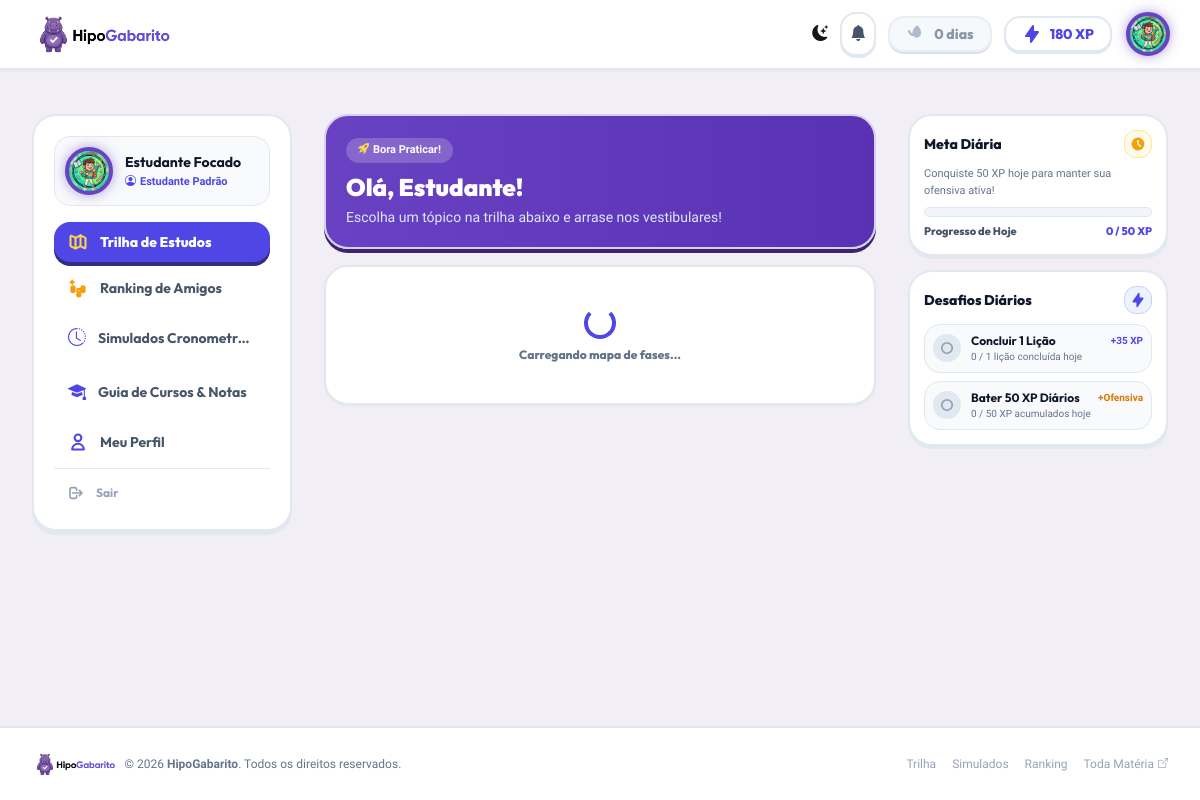
/dashboard.php (signed in), run on the app's committed database.
### tables this page shows
CREATE TABLE IF NOT EXISTS `users` (
    `id` INT AUTO_INCREMENT PRIMARY KEY,
    `name` VARCHAR(100) NOT NULL,
    `email` VARCHAR(150) NOT NULL UNIQUE,
    `password_hash` VARCHAR(255) NOT NULL,
    `avatar` VARCHAR(255) DEFAULT 'assets/img/default_avatar.jpg',
    `avatar_icon` VARCHAR(50) DEFAULT 'bi-person-circle',
    `avatar_frame` VARCHAR(50) DEFAULT 'frame-indigo',
    `xp` INT DEFAULT 0,
    `level` INT DEFAULT 1,
    `streak_days` INT DEFAULT 1,
    `last_active_date` DATE DEFAULT NULL,
    `hearts` INT DEFAULT 5,
    `max_hearts` INT DEFAULT 5,
    `role` ENUM('student', 'admin') DEFAULT 'student',
    `created_at` TIMESTAMP DEFAULT CURRENT_TIMESTAMP
);

### dashboard.php (the view, shortened to what the rows shown need)
<?php
require_once __DIR__ . '/config/db.php';
require_once __DIR__ . '/includes/header.php';
?>
    <link rel="stylesheet" href="assets/css/dashboard.css">
    <link rel="stylesheet" href="assets/css/lesson.css?v=<?= time() ?>">
    <main class="max-w-7xl mx-auto px-4 sm:px-6 lg:px-8 py-6">
        <div class="grid grid-cols-1 lg:grid-cols-12 gap-8 items-start">
            <?php require_once __DIR__ . '/includes/sidebar.php'; ?>
            <section class="lg:col-span-6 space-y-4">
                <div class="bg-gradient-to-r from-[#6842C2] to-[#5832b2] rounded-3xl p-5 text-white shadow-[0_4px_0_0_#3D256B] flex items-center justify-between relative overflow-hidden border-2 border-[#d8cef2]">
                    <div class="z-10">
                        <span class="inline-flex items-center gap-1 px-3 py-1 rounded-full text-[11px] font-extrabold bg-white/20 text-white backdrop-blur-sm mb-2">
                            <i class="bi bi-rocket-takeoff-fill text-amber-300"></i> Bora Praticar!
                        </span>
                        <h2 class="font-outfit font-black text-xl sm:text-2xl mb-1">Olá, <?= htmlspecialchars(explode(' ', $user['name'] ?? 'Estudante')[0]) ?>!</h2>
                        <p class="text-xs sm:text-sm text-indigo-100 font-medium mb-0">Escolha um tópico na trilha abaixo e arrase nos vestibulares!</p>
                    </div>
                </div>
            </section>
        </div>
    </main>
    <?php require_once __DIR__ . '/includes/footer.php'; ?>

### includes/header.php (shortened to what the rows shown need)
<?php
require_once __DIR__ . '/../config/db.php';
if (isset($_SESSION['user_id'])) {
    $userId = $_SESSION['user_id'];
    $streakStatus = syncUserStreak($pdo, $userId);
    $stmtUser = $pdo->prepare("SELECT * FROM users WHERE id = ?");
    $stmtUser->execute([$userId]);
    $user = $stmtUser->fetch();
    $userStreakDays = $streakStatus['streak_days'];
    $isStreakActive = $streakStatus['is_active_today'];
} else {
    $userStreakDays = 0;
    $isStreakActive = false;
}
$userAvatar = (!empty($user['avatar']) && trim($user['avatar']) !== '') ? $user['avatar'] : 'assets/img/default_avatar.jpg';
$userFrame = !empty($user['avatar_frame']) ? $user['avatar_frame'] : 'frame-indigo';
?>
<!DOCTYPE html>
<html lang="pt-BR" class="h-full bg-[#F1EFF5]">
<head>
    <script src="https://cdn.tailwindcss.com"></script>
    <link href="https://cdn.jsdelivr.net/npm/bootstrap-icons@1.11.3/font/bootstrap-icons.min.css" rel="stylesheet">
    <link rel="stylesheet" href="assets/css/main.css?v=<?= time() ?>">
    <link rel="stylesheet" href="assets/css/dark-mode.css?v=<?= time() ?>">
</head>
<body class="min-h-full font-sans antialiased text-[#17151C] bg-[#F1EFF5] selection:bg-[#6842C2] selection:text-white flex flex-col min-h-screen">
    <header class="sticky top-0 z-50 bg-white/95 backdrop-blur-md border-b-2 border-slate-200 py-3 shadow-sm">
        <div class="max-w-7xl mx-auto px-4 sm:px-6 lg:px-8 flex items-center justify-between">
            <div class="flex items-center gap-3">
                <?php if ($isStreakActive): ?>
                <div class="flex items-center gap-2 bg-amber-50 px-4 py-1.5 rounded-2xl border-2 border-amber-300 shadow-[0_2px_0_0_#f59e0b]" title="Ofensiva ativa hoje! <?= $userStreakDays ?> dia(s) consecutivo(s)">
                    <svg class="w-5 h-5 text-amber-500 animate-bounce" fill="currentColor" viewBox="0 0 20 20">
                        <path fill-rule="evenodd" d="M12.395 2.553a1 1 0 00-1.45-1.048c-2.5 1.6-4.5 4.5-4.5 7.5 0 .285.021.564.062.836A4.99 4.99 0 014 6.5a1 1 0 00-1.92.4C2.5 9.5 4.5 12 7 12c.3 0 .59-.03.873-.087.6.93 1.556 1.6 2.685 1.776A5.002 5.002 0 0015 9c0-3.5-1.5-5.5-2.605-6.447z" clip-rule="evenodd"/>
                    </svg>
                    <span class="font-outfit font-extrabold text-amber-700 text-sm"><?= $userStreakDays ?> dias</span>
                </div>
                <?php else: ?>
                <div class="flex items-center gap-2 bg-slate-100/90 px-4 py-1.5 rounded-2xl border-2 border-slate-200 shadow-[0_2px_0_0_#cbd5e1] opacity-75 hover:opacity-100 transition" title="Complete uma lição ou simulado hoje para acender a sua ofensiva!">
                    <span class="font-outfit font-extrabold text-slate-500 text-sm"><?= $userStreakDays ?> dias</span>
                </div>
                <?php endif; ?>
                <div class="flex items-center gap-2 bg-white px-4 py-1.5 rounded-2xl border-2 border-slate-200 shadow-[0_2px_0_0_#e2e8f0]">
                    <svg class="w-5 h-5 text-indigo-600" fill="currentColor" viewBox="0 0 20 20">
                        <path fill-rule="evenodd" d="M11.3 1.046A1 1 0 0112 2v5h4a1 1 0 01.82 1.573l-7 10A1 1 0 018 18v-5H4a1 1 0 01-.82-1.573l7-10a1 1 0 011.12-.38z" clip-rule="evenodd"/>
                    </svg>
                    <span class="font-outfit font-extrabold text-indigo-600 text-sm"><?= htmlspecialchars($user['xp'] ?? 0) ?> XP</span>
                </div>
                <a href="profile.php" class="ml-1 group" title="Meu Perfil">
                    <img src="<?= htmlspecialchars($userAvatar) ?>?v=<?= time() ?>" alt="Avatar" onerror="this.onerror=null;this.src='assets/img/default_avatar.jpg'" class="w-10 h-10 rounded-full <?= htmlspecialchars($userFrame) ?> object-cover group-hover:scale-105 transition-transform shadow-sm">
                </a>
            </div>
        </div>
    </header>

### includes/sidebar.php (shortened to what the rows shown need)
<?php
$currentPage = $currentPage ?? basename($_SERVER['PHP_SELF']);
$userAvatar = (!empty($user['avatar']) && trim($user['avatar']) !== '') ? $user['avatar'] : 'assets/img/default_avatar.jpg';
$userFrame = !empty($user['avatar_frame']) ? $user['avatar_frame'] : 'frame-indigo';
$userBadgeMap = [
    'bi-person-circle' => 'Estudante Padrão',
    'bi-backpack' => 'Mochileiro Focado',
    'bi-mortarboard' => 'Formando Vestibulando',
    'bi-rocket-takeoff' => 'Foguete da Aprovação',
    'bi-lightning-charge' => 'Mago do Conhecimento',
    'bi-award' => 'Campeão de Simulados',
    'bi-gem' => 'Diamante Medicina',
    'bi-incognito' => 'Mestre Misterioso',
    'bi-crown' => 'Rei da Aprovação',
    'bi-emoji-smile-fill' => 'Estudante Lendário'
];
$userBadgeIcon = $user['avatar_icon'] ?? 'bi-person-circle';
$userBadgeName = $userBadgeMap[$userBadgeIcon] ?? 'Estudante Padrão';
?>
<aside id="mainSidebar" class="lg:col-span-3 sticky top-20 space-y-3.5 z-30">
    <div class="bg-white rounded-3xl border-2 border-slate-200 p-4 sm:p-5 shadow-[0_4px_0_0_#e2e8f0]">
        <?php if ($currentPage !== 'profile.php'): ?>
        <div class="sidebar-user-card flex items-center gap-3.5 p-3 mb-4 bg-slate-50 rounded-2xl border border-slate-200 transition-all">
            <img src="<?= htmlspecialchars($userAvatar) ?>?v=<?= time() ?>" onerror="this.onerror=null;this.src='assets/img/default_avatar.jpg'" class="w-11 h-11 rounded-full <?= htmlspecialchars($userFrame) ?> object-cover shadow-sm shrink-0">
            <div class="sidebar-text min-w-0 flex-1">
                <h3 class="font-outfit font-bold text-slate-900 text-sm truncate mb-0"><?= htmlspecialchars($user['name'] ?? 'Estudante') ?></h3>
                <div class="flex items-center gap-1 text-[11px] font-bold text-indigo-600 truncate mt-0.5" title="Título Equipado">
                    <i class="bi <?= htmlspecialchars($userBadgeIcon) ?>"></i>
                    <span class="truncate"><?= htmlspecialchars($userBadgeName) ?></span>
                </div>
            </div>
        </div>
        <?php endif; ?>
    </div>
</aside>

### data on the page
users: userStreakDays "0", xp "180", avatar (placeholder picture), name "Estudante Focado", avatar_icon "Estudante Padrão", name "Estudante"

### other printed values
$dailyXpEarned "0"
$dailyGoalTarget "50"
$dailyLessonsCompleted "0"
min(50, $dailyXpEarned) "0"
